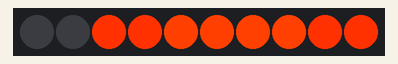
Bench run of a sketch on a simulated Arduino Uno, built with avr-gcc and run on an emulated ATmega328P. On the bench: 10 RGB LEDs in strip order, left to right. Random numbers use the default seed unless the sketch sets one.

Above: at 0.15 s.
At 39.73 s:
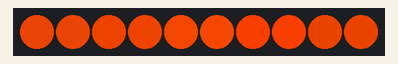

The sketch:

v3_delay.ino
```cpp
#include <Adafruit_NeoPixel.h>
#define PIN 5


int red0 = 0;
int yellow0 = 0;
int redrand0 = 105;
int redrand00 = 105;
int jako0 = 0;
int dsm0 = 0;
unsigned long lastdsm0 = 0;
int ds0 = 0;
unsigned long lastds0 = 0;

int red1 = 0;
int yellow1 = 0;
int redrand1 = 105;
int redrand11 = 105;
int jako1 = 0;
int dsm1 = 0;
unsigned long lastdsm1 = 0;
int ds1 = 0;
unsigned long lastds1 = 0;

int red2 = 0;
int yellow2 = 0;
int redrand2 = 105;
int redrand22 = 105;
int jako2 = 0;
int dsm2 = 0;
unsigned long lastdsm2 = 0;
int ds2 = 0;
unsigned long lastds2 = 0;

int red3 = 0;
int yellow3 = 0;
int redrand3 = 105;
int redrand33 = 105;
int jako3 = 0;
int dsm3 = 0;
unsigned long lastdsm3 = 0;
int ds3 = 0;
unsigned long lastds3 = 0;

int red4 = 0;
int yellow4 = 0;
int redrand4 = 105;
int redrand44 = 105;
int jako4 = 0;
int dsm4 = 0;
unsigned long lastdsm4 = 0;
int ds4 = 0;
unsigned long lastds4 = 0;

Adafruit_NeoPixel strip = Adafruit_NeoPixel(10, PIN, NEO_GRB + NEO_KHZ800);


void setup() {
  strip.begin();
  strip.show();
  dsm0 = random(50, 5000);
  ds0 = random(0, 200);
  dsm1 = random(50, 5000);
  ds1 = random(0, 200);
}

void loop()
{
//********************************************************************************************
  if (micros() - lastdsm0 >= dsm0)
  {
    lastdsm0 = micros();
    dsm0 = random(50, 3000);
    if (redrand0 == redrand00)
    {
      if (millis() - lastds0 >= ds0)
      {
      lastds0 = millis();
        strip.setPixelColor(0, red0, yellow0, 5);
        strip.setPixelColor(1, red0, yellow0, 5);
        strip.show();
        ds0 = random(50, 300);
        //delay(random(3, 200));
        redrand00 = random(105);
        jako0 = random(5, 10);
      }
    }
    if (redrand0 < redrand00)
    {
      redrand0 = redrand0 + 1;
    }
    if (redrand0 > redrand00)
    {
      redrand0 = redrand0 - 1;
    }
    red0 = 150 + redrand0;
    yellow0 = 50 + redrand0 / jako0;
    strip.setPixelColor(0, red0, yellow0, 5);
    strip.setPixelColor(1, red0, yellow0, 5);
    strip.show();
  }
//********************************************************************************************

//********************************************************************************************
  if (micros() - lastdsm1 >= dsm1)
  {
    lastdsm1 = micros();
    dsm1 = random(50, 3000);
    if (redrand1 == redrand11)
    {
      if (millis() - lastds1 >= ds1)
      {
      lastds1 = millis();
        strip.setPixelColor(2, red1, yellow1, 0);
        strip.setPixelColor(3, red1, yellow1, 0);
        strip.show();
        ds1 = random(50, 300);
        //delay(random(3, 200));
        redrand11 = random(105);
        jako1 = random(5, 10);
      }
    }
    if (redrand1 < redrand11)
    {
      redrand1 = redrand1 + 1;
    }
    if (redrand1 > redrand11)
    {
      redrand1 = redrand1 - 1;
    }
    red1 = 150 + redrand1;
    yellow1 = 50 + redrand1 / jako1;
        strip.setPixelColor(2, red1, yellow1, 0);
        strip.setPixelColor(3, red1, yellow1, 0);
    strip.show();
  }
//********************************************************************************************

//********************************************************************************************
  if (micros() - lastdsm2 >= dsm2)
  {
    lastdsm2 = micros();
    dsm2 = random(50, 3000);
    if (redrand2 == redrand22)
    {
      if (millis() - lastds2 >= ds2)
      {
      lastds2 = millis();
        strip.setPixelColor(4, red2, yellow2, 0);
        strip.setPixelColor(5, red2, yellow2, 0);
        strip.show();
        ds2 = random(50, 300);
        //delay(random(3, 200));
        redrand22 = random(105);
        jako2 = random(5, 10);
      }
    }
    if (redrand2 < redrand22)
    {
      redrand2 = redrand2 + 1;
    }
    if (redrand2 > redrand22)
    {
      redrand2 = redrand2 - 1;
    }
    red2 = 150 + redrand2;
    yellow2 = 50 + redrand2 / jako2;
        strip.setPixelColor(4, red2, yellow2, 0);
        strip.setPixelColor(5, red2, yellow2, 0);
    strip.show();
  }
//********************************************************************************************

//********************************************************************************************
  if (micros() - lastdsm3 >= dsm3)
  {
    lastdsm3 = micros();
    dsm3 = random(50, 3000);
    if (redrand3 == redrand33)
    {
      if (millis() - lastds3 >= ds3)
      {
      lastds3 = millis();
        strip.setPixelColor(6, red3, yellow3, 0);
        strip.setPixelColor(7, red3, yellow3, 0);
        strip.show();
        ds3 = random(50, 300);
        //delay(random(3, 200));
        redrand33 = random(105);
        jako3 = random(5, 10);
      }
    }
    if (redrand3 < redrand33)
    {
      redrand3 = redrand3 + 1;
    }
    if (redrand3 > redrand33)
    {
      redrand3 = redrand3 - 1;
    }
    red3 = 150 + redrand3;
    yellow3 = 50 + redrand3 / jako3;
        strip.setPixelColor(6, red3, yellow3, 0);
        strip.setPixelColor(7, red3, yellow3, 0);
    strip.show();
  }
//********************************************************************************************

//********************************************************************************************
  if (micros() - lastdsm4 >= dsm4)
  {
    lastdsm4 = micros();
    dsm4 = random(50, 3000);
    if (redrand4 == redrand44)
    {
      if (millis() - lastds4 >= ds0)
      {
      lastds4 = millis();
        strip.setPixelColor(8, red4, yellow4, 0);
        strip.setPixelColor(9, red4, yellow4, 0);
        strip.show();
        ds4 = random(50, 300);
        //delay(random(3, 200));
        redrand44 = random(105);
        jako4 = random(5, 10);
      }
    }
    if (redrand4 < redrand44)
    {
      redrand4 = redrand4 + 1;
    }
    if (redrand4 > redrand44)
    {
      redrand4 = redrand4 - 1;
    }
    red4 = 150 + redrand4;
    yellow4 = 50 + redrand4 / jako4;
        strip.setPixelColor(8, red4, yellow4, 0);
        strip.setPixelColor(9, red4, yellow4, 0);
    strip.show();
  }
//********************************************************************************************
/*
//********************************************************************************************
  if (micros() - lastdsm0 >= dsm0)
  {
    lastdsm0 = micros();
    dsm0 = random(50, 3000);
    if (redrand0 == redrand00)
    {
      if (millis() - lastds0 >= ds0)
      {
      lastds0 = millis();
        strip.setPixelColor(0, red0, yellow0, 0);
        strip.show();
        ds0 = random(50, 300);
        //delay(random(3, 200));
        redrand00 = random(105);
        jako0 = random(5, 10);
      }
    }
    if (redrand0 < redrand00)
    {
      redrand0 = redrand0 + 1;
    }
    if (redrand0 > redrand00)
    {
      redrand0 = redrand0 - 1;
    }
    red0 = 150 + redrand0;
    yellow0 = 50 + redrand0 / jako0;
    strip.setPixelColor(0, red0, yellow0, 0);
    strip.show();
  }
//********************************************************************************************

//********************************************************************************************
  if (micros() - lastdsm0 >= dsm0)
  {
    lastdsm0 = micros();
    dsm0 = random(50, 3000);
    if (redrand0 == redrand00)
    {
      if (millis() - lastds0 >= ds0)
      {
      lastds0 = millis();
        strip.setPixelColor(0, red0, yellow0, 0);
        strip.show();
        ds0 = random(50, 300);
        //delay(random(3, 200));
        redrand00 = random(105);
        jako0 = random(5, 10);
      }
    }
    if (redrand0 < redrand00)
    {
      redrand0 = redrand0 + 1;
    }
    if (redrand0 > redrand00)
    {
      redrand0 = redrand0 - 1;
    }
    red0 = 150 + redrand0;
    yellow0 = 50 + redrand0 / jako0;
    strip.setPixelColor(0, red0, yellow0, 0);
    strip.show();
  }
//********************************************************************************************

//********************************************************************************************
  if (micros() - lastdsm0 >= dsm0)
  {
    lastdsm0 = micros();
    dsm0 = random(50, 3000);
    if (redrand0 == redrand00)
    {
      if (millis() - lastds0 >= ds0)
      {
      lastds0 = millis();
        strip.setPixelColor(0, red0, yellow0, 0);
        strip.show();
        ds0 = random(50, 300);
        //delay(random(3, 200));
        redrand00 = random(105);
        jako0 = random(5, 10);
      }
    }
    if (redrand0 < redrand00)
    {
      redrand0 = redrand0 + 1;
    }
    if (redrand0 > redrand00)
    {
      redrand0 = redrand0 - 1;
    }
    red0 = 150 + redrand0;
    yellow0 = 50 + redrand0 / jako0;
    strip.setPixelColor(0, red0, yellow0, 0);
    strip.show();
  }
//********************************************************************************************

//********************************************************************************************
  if (micros() - lastdsm0 >= dsm0)
  {
    lastdsm0 = micros();
    dsm0 = random(50, 3000);
    if (redrand0 == redrand00)
    {
      if (millis() - lastds0 >= ds0)
      {
      lastds0 = millis();
        strip.setPixelColor(0, red0, yellow0, 0);
        strip.show();
        ds0 = random(50, 300);
        //delay(random(3, 200));
        redrand00 = random(105);
        jako0 = random(5, 10);
      }
    }
    if (redrand0 < redrand00)
    {
      redrand0 = redrand0 + 1;
    }
    if (redrand0 > redrand00)
    {
      redrand0 = redrand0 - 1;
    }
    red0 = 150 + redrand0;
    yellow0 = 50 + redrand0 / jako0;
    strip.setPixelColor(0, red0, yellow0, 0);
    strip.show();
  }
//********************************************************************************************

//********************************************************************************************
  if (micros() - lastdsm0 >= dsm0)
  {
    lastdsm0 = micros();
    dsm0 = random(50, 3000);
    if (redrand0 == redrand00)
    {
      if (millis() - lastds0 >= ds0)
      {
      lastds0 = millis();
        strip.setPixelColor(0, red0, yellow0, 0);
        strip.show();
        ds0 = random(50, 300);
        //delay(random(3, 200));
        redrand00 = random(105);
        jako0 = random(5, 10);
      }
    }
    if (redrand0 < redrand00)
    {
      redrand0 = redrand0 + 1;
    }
    if (redrand0 > redrand00)
    {
      redrand0 = redrand0 - 1;
    }
    red0 = 150 + redrand0;
    yellow0 = 50 + redrand0 / jako0;
    strip.setPixelColor(0, red0, yellow0, 0);
    strip.show();
  }
//********************************************************************************************
*/
}
```
